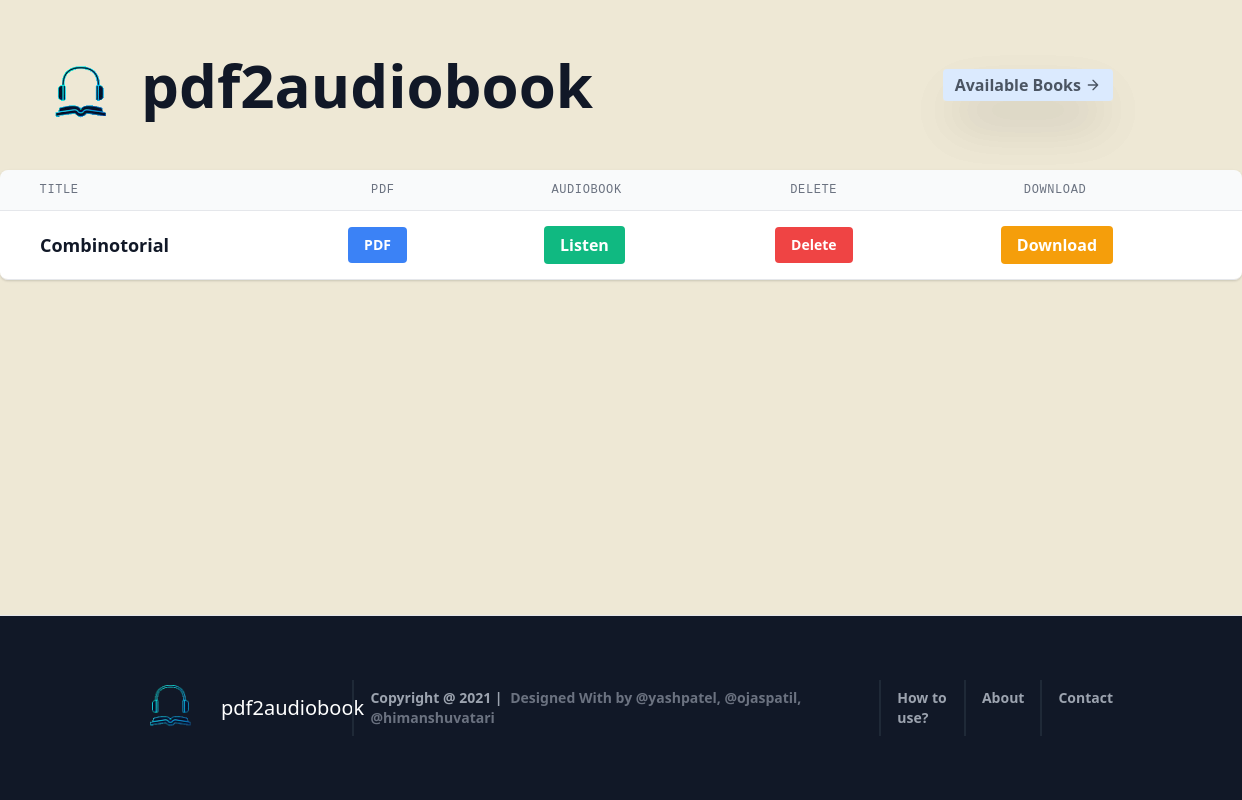
Before: /book/ with the older database file.
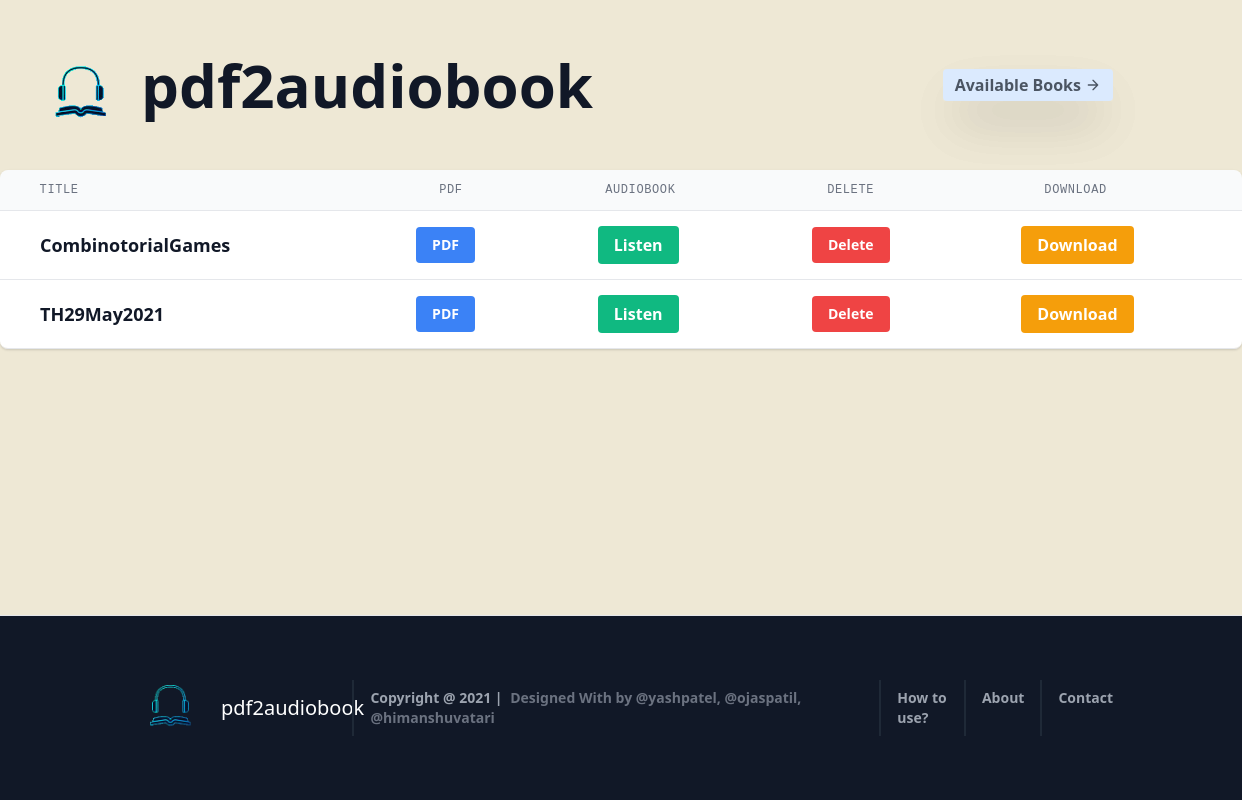
After: the same page with the newer database file.
### convert/models.py (models this page shows, shortened)
class Books(models.Model):
	title = models.CharField(max_length=100)
	file = models.FileField(upload_to='books')
	index = models.CharField(max_length=100, default="editorial")

### convert/views.py (the view)
# urls.py: path('book/', book_list, name = 'book-list'),
def book_list(request):
	books = Books.objects.all()
	context = {
		'books': books,
	}
	return render(request, 'book_list.html', context)

### templates/book_list.html (shortened to what this page needs)
{% extends 'base.html' %}
{% block content %}
	<div class="flex flex-col">
		<div class="-my-2 overflow-x-auto sm:-mx-6 lg:-mx-8">
		<div class="py-2 align-middle inline-block min-w-full sm:px-6 lg:px-8">
			<div class="shadow overflow-hidden border-b border-gray-200 sm:rounded-lg">
			<table class="min-w-full divide-y divide-gray-200">
				<thead class="bg-gray-50">
				<tr>
					<th scope="col" class="px-6 py-3 text-left text-xs font-medium text-gray-500 uppercase tracking-wider">
						<pre>  Title</pre>
					</th>
					<th scope="col" class="px-6 py-3 text-left text-xs font-medium text-gray-500 uppercase tracking-wider">
						<pre>     PDF</pre>
					</th>
					<th scope="col" class="px-6 py-3 text-left text-xs font-medium text-gray-500 uppercase tracking-wider">
						<pre>   AudioBook</pre>
					</th>
					<th scope="col" class="px-6 py-3 text-left text-xs font-medium text-gray-500 uppercase tracking-wider">
						<pre>    Delete</pre>
					</th>
					<th scope="col" class="px-6 py-3 text-left text-xs font-medium text-gray-500 uppercase tracking-wider">
						<pre>     Download</pre>
					</th>
				</tr>
				</thead>
				<tbody class="bg-white divide-y divide-gray-200">
					{% for book in books %}
						<tr>
							<td class="px-6 py-4 whitespace-nowrap">
								<div class="flex items-center">
									<div class="ml-4">
										<div class="text-sm font-medium text-gray-900 font-bold text-lg">
											{{ book.title }}
										</div>
									</div>
								</div>
							</td>
							<td class="px-6 py-4 whitespace-nowrap">
								<div class="flex items-center">
									<div class="ml-4">
										<a href="/media/{{ book.file }}" target="_blank" class="text-sm font-medium text-gray-900">
											<button class="bg-blue-500 hover:bg-blue-700 text-white font-bold py-2 px-4 rounded">
												PDF
											</button>
										</a>
									</div>
								</div>
							</td>
							<td class="px-6 py-4 whitespace-nowrap">
								<div class="flex items-center">
									<div class="ml-4">
										<a href="{% url 'chapterList' name=book.title %}" class="bg-green-500 hover:bg-green-700 text-white font-bold py-2 px-4 rounded">
											Listen
										</a>
									</div>
								</div>
							</td>
							<td class="px-6 py-4 whitespace-nowrap">
								<div class="flex items-center">
									<div class="ml-4">
										<div class="text-sm font-medium text-gray-900">
											<form action="{% url 'book-delete' book.pk %}" method="post">
												<button type="submit" class="bg-red-500 hover:bg-red-700 text-white font-bold py-2 px-4 rounded">
													Delete
												</button>
											</form>
										</div>
									</div>
								</div>
							</td>
							<td class="px-6 py-4 whitespace-nowrap">
								<div class="flex items-center">
									<div class="ml-4">
										<a href="{% url 'download-audio' name=book.title %}" class="bg-yellow-500 hover:bg-yellow-700 text-white font-bold py-2 px-4 rounded">
											Download
										</a>
									</div>
								</div>
							</td>
						</tr>
					{% endfor %}
				</tbody>
			</table>
			</div>
		</div>
		</div>
	</div>
{% endblock content %}

### templates/base.html (shortened to what this page needs)
{% load static %}
<!DOCTYPE html>
<html lang="en">
<head>
    <link href="https://unpkg.com/tailwindcss@^2/dist/tailwind.min.css" rel="stylesheet">
</head>
<body style="background-color: #eee8d5;">
    <div class="max-w-7xl mx-auto font-bold">
        {% include 'navbar.html' %}
        {% block content %}
        {% endblock content %}
    </div>
    {% include 'footer.html' %}
</body>
</html>

### templates/navbar.html (shortened to what this page needs)
{% load static %}
<header class="text-gray-600 body-font ">
    <div class="container mx-auto flex flex-wrap p-5 flex-col md:flex-row items-center">
      <a class="flex title-font font-medium items-center text-gray-900 mb-4 md:mb-0" href = '/'>
        <img src="{% static 'icon.png' %}" alt="books" style = "width: 100px; height: auto; margin-top: 20px; margin-left: -100px;">
        <span class="ml-3 text-xl font-bold text-6xl">pdf2audiobook</span>
      </a>
      <div class="shadow-2xl">
        <a href = "{% url 'book-list' %}" class="inline-flex items-center bg-blue-100 border-0 py-1 px-3 focus:outline-none hover:bg-gray-200 rounded text-base mt-4 md:mt-0 shadow-2xl" style = "border=5px solid black">
          Available Books
          <svg fill="none" stroke="currentColor" stroke-linecap="round" stroke-linejoin="round" stroke-width="2" class="w-4 h-4 ml-1" viewBox="0 0 24 24">
            <path d="M5 12h14M12 5l7 7-7 7"></path>
          </svg>
        </a>
      </div>
    </div>
  </header>

### templates/footer.html (shortened to what this page needs)
{% load static %}
<footer class="p-4 text-gray-400 bg-gray-900 body-font bottom-0 border-t font-bold"
	style="position: fixed; width: 100%;">
	<div class="container px-5 py-8 mx-auto flex items-center sm:flex-row flex-col">
		<a class="flex title-font font-medium items-center md:justify-start justify-center text-white">
			<img src="{% static 'icon.png' %}" alt="books" style="width: 80px; height: auto;">
			<span class="ml-3 text-xl">pdf2audiobook</span>
		</a>
		<p class="text-sm text-gray-400 sm:ml-4 sm:pl-4 sm:border-l-2 sm:border-gray-800 sm:py-2 sm:mt-0 mt-4">Copyright @ 2021
			|
			<a class="text-gray-500 ml-1" rel="noopener noreferrer">Designed With by @yashpatel, @ojaspatil, @himanshuvatari</a>
		</p>
		<span class="inline-flex sm:ml-auto sm:mt-0 mt-4 justify-center sm:justify-start">
			<p class="text-sm text-gray-400 sm:ml-4 sm:pl-4 sm:border-l-2 sm:border-gray-800 sm:py-2 sm:mt-0 mt-4">
				<a href="/how_to_use">How to use?</a>
			</p>
			<p class="text-sm text-gray-400 sm:ml-4 sm:pl-4 sm:border-l-2 sm:border-gray-800 sm:py-2 sm:mt-0 mt-4">
				<a href="/about_us"> About </a>
			</p>
			<p class="text-sm text-gray-400 sm:ml-4 sm:pl-4 sm:border-l-2 sm:border-gray-800 sm:py-2 sm:mt-0 mt-4">
				<a href="/contact_us"> Contact </a>
			</p>
		</span>
	</div>
</footer>

Changed rows visible on the page:
removed Books: title "Combinotorial"
added Books: title "CombinotorialGames"
added Books: title "TH29May2021"
